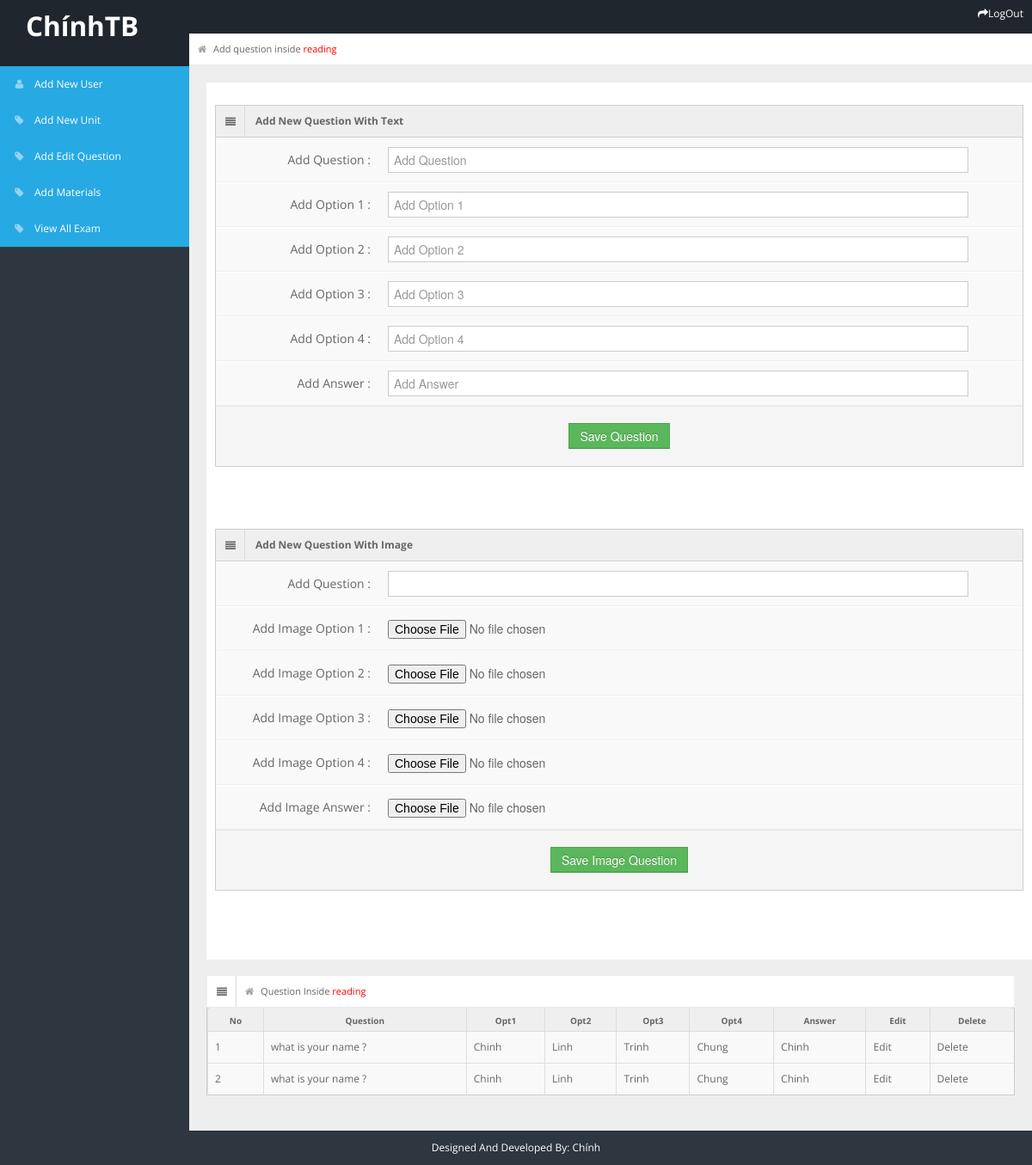
The app's page /question.php?id=6 with its own data.
### tables this page shows
CREATE TABLE `exam_for_user` (
  `id` int(5) NOT NULL,
  `exam` varchar(100) NOT NULL,
  `time_do_exam` varchar(5) NOT NULL
);

CREATE TABLE `question` (
  `id` int(5) NOT NULL,
  `question_no` varchar(5) NOT NULL,
  `question` varchar(1000) NOT NULL,
  `opt1` varchar(100) NOT NULL,
  `opt2` varchar(1000) NOT NULL,
  `opt3` varchar(1000) NOT NULL,
  `opt4` varchar(1000) NOT NULL,
  `answer` varchar(1000) NOT NULL,
  `exam` varchar(100) NOT NULL
);

### question.php (the view, shortened to what this page needs)
<?php
include "header.php";
include "connection.php";
$id=$_GET["id"];
$exam_for_user="";
$res=mysqli_query($link,"select * from exam_for_user where id=$id");
while($row=mysqli_fetch_array($res))
{
    $exam_for_user=$row["exam"];
}
?>
<div id="content">
    <div id="content-header">
        <div id="breadcrumb"><a href="add_edit_question.php"  class="tip-bottom"><i class="icon-home"></i>
            Add question inside <?php echo"<font color='red'>".$exam_for_user."</font>"?></a>
    </div>
</div>
<div class="container-fluid">
  <div class="row-fluid" style="background-color: white; min-height: 1000px; padding:10px;">
    <div class="widget-box">
      <div class="widget-title"> <span class="icon"> <i class="icon-align-justify"></i> </span>
          <h5>Add New Question With Text</h5>
      </div>
        <div class="widget-content nopadding">
          <form action="" name="forml" method="post" class="form-horizontal">
            <div class="control-group">
              <label class="control-label">Add Question :</label>
              <div class="controls">
                <input type="text" class="span11" placeholder="Add Question" name="question" />
              </div>
            </div>
            <div class="control-group">
              <label class="control-label">Add Option 1 :</label>
              <div class="controls">
                <input type="text" class="span11" placeholder="Add Option 1" name="add_opt1"/>
              </div>
            </div>
            <div class="control-group">
              <label class="control-label">Add Option 2 :</label>
              <div class="controls">
                <input type="text" class="span11" placeholder="Add Option 2" name="add_opt2"/>
              </div>
            </div>
            <div class="control-group">
              <label class="control-label">Add Option 3 :</label>
              <div class="controls">
                <input type="text" class="span11" placeholder="Add Option 3" name="add_opt3"/>
              </div>
            </div>
            <div class="control-group">
              <label class="control-label">Add Option 4 :</label>
              <div class="controls">
                <input type="text" class="span11" placeholder="Add Option 4" name="add_opt4"/>
              </div>
            </div>
            <div class="control-group">
              <label class="control-label">Add Answer :</label>
              <div class="controls">
                <input type="text" class="span11" placeholder="Add Answer" name="add_answer"/>
              </div>
            </div>
            <div class="form-actions text-center">
              <button type="submit" name="submitl"  class="btn btn-success">Save Question</button>
            </div>
          </form>
        </div>
      </div>
      <br>
      <br>
      <div class="widget-box">
      <div class="widget-title"> <span class="icon"> <i class="icon-align-justify"></i> </span>
          <h5>Add New Question With Image</h5>
        </div>
        <div class="widget-content nopadding">
          <form action="" name="forml" method="post" class="form-horizontal" enctype="multipart/form-data">
            <div class="control-group">
              <label class="control-label">Add Question :</label>
              <div class="controls">
                <input type="text" class="span11" name="txquestion" />
              </div>
            </div>
            <div class="control-group">
              <label class="control-label">Add Image Option 1 :</label>
              <div class="controls">
                <input type="file" class="span11" name="add_igopt1"/>
              </div>
            </div>
            <div class="control-group">
              <label class="control-label">Add Image Option 2 :</label>
              <div class="controls">
                <input type="file" class="span11" name="add_igopt2"/>
              </div>
            </div>
            <div class="control-group">
              <label class="control-label">Add Image Option 3 :</label>
              <div class="controls">
                <input type="file" class="span11" name="add_igopt3"/>
              </div>
            </div>
            <div class="control-group">
              <label class="control-label">Add Image Option 4 :</label>
              <div class="controls">
                <input type="file" class="span11" name="add_igopt4"/>
              </div>
            </div>
            <div class="control-group">
              <label class="control-label">Add Image Answer :</label>
              <div class="controls">
                <input type="file" class="span11" name="add_iganswer"/>
              </div>
            </div>
            <div class="form-actions text-center">
              <button type="submit" name="submitl_img"  class="btn btn-success">Save Image Question</button>
            </div>
          </form>
        </div>
        </div>
        </div>
        <br>
      <br>
      <div class="widget-box">
      <div class="widget-title"> <span class="icon"> <i class="icon-align-justify"></i> </span>
      <div id="content-header">
        <div id="breadcrumb"><a href="add_edit_question.php"  class="tip-bottom"><i class="icon-home"></i>
            Question Inside <?php echo"<font color='red'>".$exam_for_user."</font>"?></a></div>
    </div>
      </div>
        <div class="widget-content nopadding">
          <table class="table table-bordered table-striped">
          <thead>
            <tr>
              <th>No</th>
              <th>Question</th>
              <th>Opt1</th>
              <th>Opt2</th>
              <th>Opt3</th>
              <th>Opt4</th>
              <th>Answer</th>
              <th>Edit</th>
              <th>Delete</th>
            </tr>
            </thead>
             <tbody>
            <?php
$res=mysqli_query($link,"select * from question where exam='$exam_for_user' ORDER BY question_no ASC");
while($row=mysqli_fetch_array($res))
{
    echo "<tr>";
    echo "<td>"; echo $row["question_no"]; echo"</td>";
    echo "<td>"; echo $row["question"]; echo"</td>";
    echo "<td>";
    if(strpos($row["opt1"],'image_question/') !== false)
    {
        ?>
        <img src="<?php echo $row["opt1"]; ?>" height="50" width="50">
        <?php
    }
    else{
        echo $row["opt1"];
    }
    echo"</td>";
    echo "<td>";
    if(strpos($row["opt2"],'image_question/') !== false)
    {
        ?>
        <img src="<?php echo $row["opt2"]; ?>" height="50" width="50">
        <?php
    }
    else{
        echo $row["opt2"];
    }
    echo"</td>";
    echo "<td>";
    if(strpos($row["opt3"],'image_question/') !== false)
    {
        ?>
        <img src="<?php echo $row["opt3"]; ?>" height="50" width="50">
        <?php
    }
    else{
        echo $row["opt3"];
    }
    echo"</td>";
    echo "<td>";
    if(strpos($row["opt4"],'image_question/') !== false)
    {
        ?>
        <img src="<?php echo $row["opt4"]; ?>" height="50" width="50">
        <?php
    }
    else{
        echo $row["opt4"];
    }
    echo"</td>";
    echo "<td>";
    if(strpos($row["answer"],'image_question/') !== false)
    {
        ?>
        <img src="<?php echo $row["answer"]; ?>" height="50" width="50">
        <?php
    }
    else{
        echo $row["answer"];
    }
    echo"</td>";
    echo "<td>";
     if(strpos($row["answer"],'image_question/') !== false)
    {
        ?>
        <a href="edit_question_image.php?id=<?php echo $row["id"]; ?>&idl=<?php echo $id; ?>">Edit</a>
        <?php
    }
    else{
      ?>
      <a href="edit_question.php?id=<?php echo $row["id"]; ?> &idl=<?php echo $id; ?>">Edit</a>
      <?php
    }
    echo "</td>";
    echo "<td>";
        ?>
        <a href="delete_question.php?id=<?php echo $row["id"]; ?>&idl=<?php echo $id; ?>">Delete</a>
        <?php
    echo "</td>";
    echo "</tr>";
}
?>
</tbody>
          </table>
        </div>
        </div>
        </div>
    </div>
<?php
include "footer.php";
?>

### header.php (shortened to what this page needs)
<!DOCTYPE html>
<html lang="en">
<head>
    <link rel="stylesheet" href="css/bootstrap.min.css"/>
    <link rel="stylesheet" href="css/bootstrap-responsive.min.css"/>
    <link rel="stylesheet" href="css/fullcalendar.css"/>
    <link rel="stylesheet" href="css/matrix-style.css"/>
    <link rel="stylesheet" href="css/matrix-media.css"/>
    <link href="font-awesome/css/font-awesome.css" rel="stylesheet"/>
    <link rel="stylesheet" href="css/jquery.gritter.css"/>
</head>
<body>
<div id="header">
    <h2 style="color: white;position: absolute">
        <a href="dashboard.html" style="color:white; margin-left: 30px; margin-top: 40px">ChínhTB</a>
    </h2>
</div>
<div id="sidebar">
    <ul>
        <li class="active">
            <a href="add_user.php"><i class="icon icon-user"></i><span>Add New User</span></a>
        </li>
        <li class="active">
            <a href="add_unit.php"><i class="icon icon-tag"></i><span>Add New Unit</span></a>
        </li>
        <li class="active">
            <a href="add_edit_question.php"><i class="icon icon-tag"></i><span>Add Edit Question</span></a>
        </li>
        <li class="active">
            <a href="add_materials.php"><i class="icon icon-tag"></i><span>Add Materials</span></a>
        </li>
        <li class="active">
            <a href="view_result_by_admin.php"><i class="icon icon-tag"></i><span>View All Exam</span></a>
        </li>
    </ul>
</div>
<div id="search">
        <a href="login_user.php" style="color:white"><i class="icon icon-share-alt"></i><span>LogOut</span></a>
</div>

### footer.php (shortened to what this page needs)
<div class="row-fluid">
    <div id="footer" class="span12" style="color:white"> Designed And Developed By: Chính</div>
</div>
</body>
</html>

### css/matrix-style.css (style rules this page uses)
* { outline:none !important; -moz-outline: none !important; }
html, body { height:100% }
body { overflow-x: hidden; margin-top: -10px; font-family: 'Open Sans', sans-serif; font-size:12px; color:#666; }
a { color:#666; }
select, textarea, input[type="text"], input[type="password"], input[type="datetime"], input[type="datetime-local"], input[type="date"], input[type="month"], input[type="time"], input[type="week"], input[type="number"], input[type="email"], input[type="url"], input[type="search"], input[type="tel"], input[type="color"], .uneditable-input, .label, .dropdown-menu, .btn, .well, .progress, .table-bordered, .btn-group > .btn:first-child, .btn-group > .btn:last-child, .btn-group > .btn:last-child, .btn-group > .dropdown-toggle, .alert { border-radius:0px; }
.btn, textarea, input[type="text"], input[type="password"], input[type="datetime"], input[type="datetime-local"], input[type="date"], input[type="month"], input[type="time"], input[type="week"], input[type="number"], input[type="email"], input[type="url"], input[type="search"], input[type="tel"], input[type="color"], .uneditable-input { box-shadow:none; }
.progress, .progress-success .bar, .progress .bar-success, .progress-warning .bar, .progress .bar-warning, .progress-danger .bar, .progress .bar-danger, .progress-info .bar, .progress .bar-info, .btn, .btn-primary { background-image:none; }
.form-horizontal .form-actions { padding-left:20px; }
#footer { padding:10px; text-align:center; }
#header { height: 77px; position: relative; width: 100%; z-index: -9; }
#search { position: absolute; z-index: 25; top: 6px; right:10px; }
#user-nav > ul > li > a > i, #sidebar li a i { opacity: .5; margin-top: 2px; }
#sidebar { display: block; float: left; position: relative; width: 220px; z-index: 16; }
#sidebar > ul { list-style: none; margin: 0px 0 0; padding: 0; position: absolute; width: 220px; }
#sidebar > ul > li { display: block; position: relative; }
#sidebar > ul > li > a { padding: 10px 0 10px 15px; display: block; color: #939da8; }
#sidebar > ul > li > a > i { margin-right: 10px; }
#sidebar > ul > li.active > a { background: url("../img/menu-active.png") no-repeat scroll right center transparent !important; text-decoration:none; }
#content { background: none repeat scroll 0 0 #eeeeee; margin-left: 220px; margin-right: 0; padding-bottom: 25px; position: relative; min-height:100%; width: auto; }
#content-header { position: abslute; width: 100%; margin-top: -38px; z-index: 20; }
.container-fluid .row-fluid:first-child { margin-top: 20px; }
#breadcrumb { background-color: #fff; border-bottom: 1px solid #e3ebed; }
#breadcrumb a { padding: 8px 20px 8px 10px; display: inline-block; background-image: url('../img/breadcrumb.png'); background-position: center right; background-repeat: no-repeat; font-size: 11px; color: #666666; }
#breadcrumb a:last-child { background-image:none; }
#breadcrumb a i { margin-right: 5px; opacity: .6; }
.stat-boxes .peity_bar_good, .stat-boxes .peity_line_good, { color: #459D1C; }
.widget-box { background: none repeat scroll 0 0 #F9F9F9; border-left: 1px solid #CDCDCD; border-top: 1px solid #CDCDCD; border-right: 1px solid #CDCDCD; clear: both; margin-top: 16px; margin-bottom: 16px; position: relative; }
.widget-title, .modal-header, .table th, div.dataTables_wrapper .ui-widget-header { background:#efefef; border-bottom: 1px solid #CDCDCD; height: 36px; }
.widget-title span.icon { padding: 9px 10px 7px 11px; float: left; border-right:1px solid #dadada; }
.widget-title h5 { color: #666; float: left; font-size: 12px; font-weight: bold; padding: 12px; line-height: 12px; margin: 0; }
.widget-content { padding:15px; border-bottom: 1px solid #cdcdcd; }
.table th { height: auto; font-size: 10px; padding: 5px 10px 2px; border-bottom: 0; text-align: center; color: #666666; }
.nopadding { padding: 0 !important; }
.nopadding .table { margin-bottom: 0; }
.nopadding .table-bordered { border: 0; }
form { margin-bottom: 0; }
.form-horizontal .control-group { border-top: 1px solid #ffffff; border-bottom: 1px solid #eeeeee; margin-bottom: 0; }
.form-horizontal .control-label { padding-top: 15px; width: 180px; }
.form-horizontal .controls { margin-left: 200px; padding: 10px 0; }
.form-horizontal .form-actions { margin-top: 0; margin-bottom: 0; }

### records on screen
exam_for_user: exam "reading"
question: question_no "1", question "what is your name ?", opt1 "Chinh", opt2 "Linh", opt3 "Trinh", opt4 "Chung", answer "Chinh"
question: question_no "2", question "what is your name ?", opt1 "Chinh", opt2 "Linh", opt3 "Trinh", opt4 "Chung", answer "Chinh"
